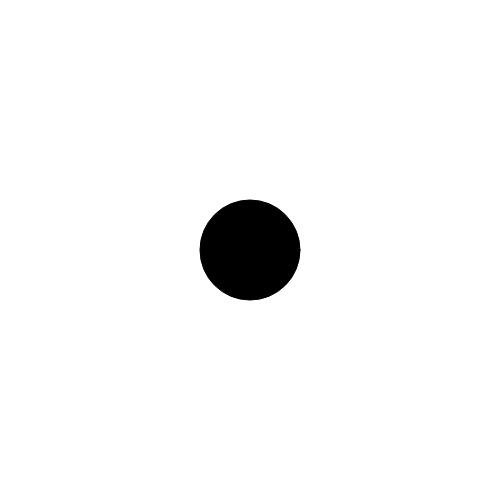
Frame 1 (no input)
Frame 60 (no input): identical to frame 1, image omitted
Frame 120 (the mouse pressed at the canvas centre since frame 60): identical to frame 1, image omitted

The p5.js sketch that drew this single still picture (run headless with seeded random() and noise() and a simulated clock; from frame 60 on, the mouse is pressed at the canvas centre):

// p5.js sketch
// ── sketch.js
let value = 0; 
let purpOn = false;

function setup() { 
createCanvas(500, 500);
console.log("click on B, P and X key" );
} 

function draw() { 


background(255-value); 
fill(value); 
ellipse(width/2, height/2, 100, 100);       

if (mouseIsPressed && purpOn) {  // tests true or false
console.log("show that purple");
fill(255,0,255);
let r = random(100,width-10);
ellipse(width/2, height/2, r, r);
}

} 


function keyPressed() { 



 // these mean or ||
 // symbol of equivalance ==
if ( key == 'b' || key == 'B' ) {  
console.log("the key is now " + key);


// example of toggle logic 
if (value == 0) { 
value = 255;
} else { 
value = 0;
}
}

if (  (key == 'p' || key == 'P') ) {

//bolean true/false  
purpOn = true;    
console.log("value is " + value + " purpOn is On" );
}

if (  (key == 'x' || key == 'X' || key == " ") ) {
purpOn = false;    
console.log("value is " + value + " purpOn is Off" );
}

}
